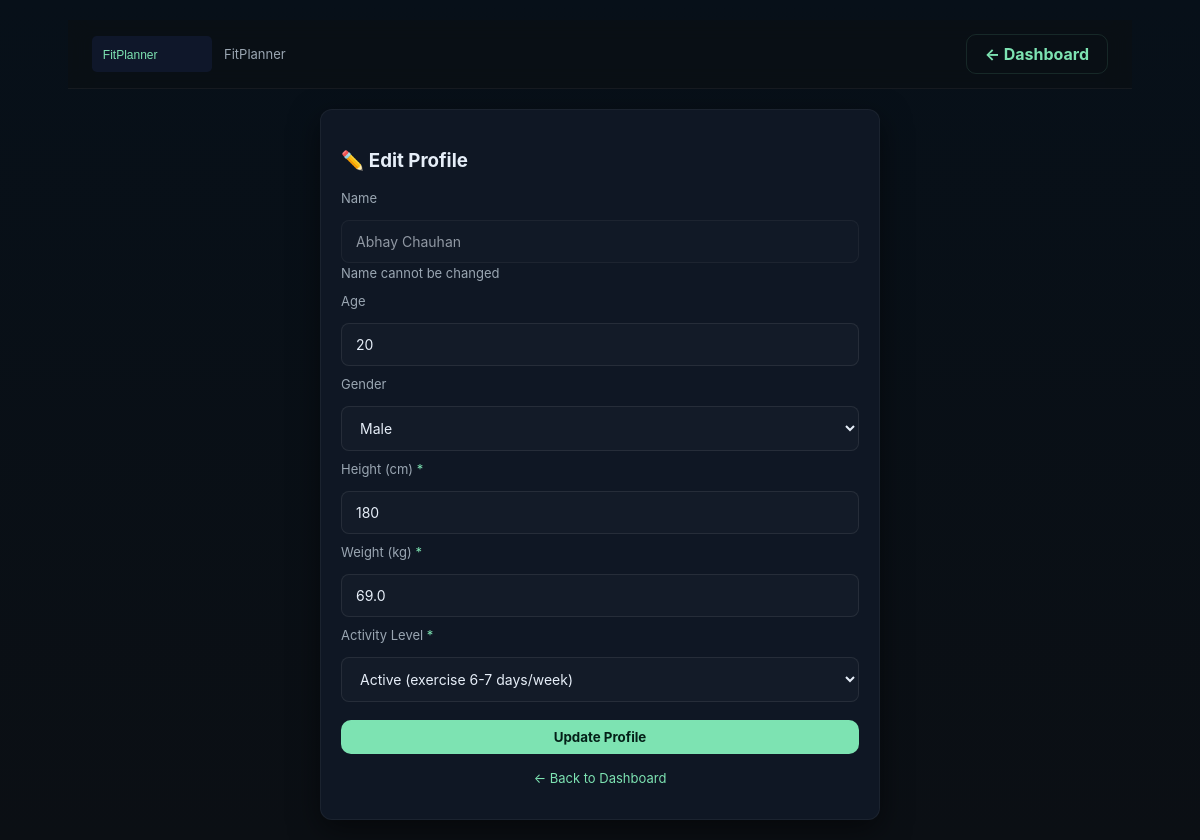
Screenshot of /edit_profile (signed in) with the database file from the repository.
### tables this page shows
CREATE TABLE users (
    id INTEGER PRIMARY KEY AUTOINCREMENT,
    name TEXT,
    email TEXT UNIQUE,
    password_hash TEXT,
    age INTEGER,
    gender TEXT,
    height_cm INTEGER,
    weight_kg REAL,
    activity_level TEXT,
    created_at DATETIME DEFAULT CURRENT_TIMESTAMP
);

### app.py (the view, shortened to what this page needs)
@app.route('/edit_profile', methods=['GET','POST'])
def edit_profile():
    if 'user_id' not in session: return redirect(url_for('login'))
    db = get_db(); uid = session['user_id']
    user = db.execute('SELECT * FROM users WHERE id = ?', (uid,)).fetchone()
    return render_template('edit_profile.html', user=user)

### app.py (called while the page is built)
def get_db():
    db = getattr(g, '_database', None)
    if db is None:
        db = g._database = sqlite3.connect(DB_PATH)
        db.row_factory = sqlite3.Row
    return db

@app.teardown_appcontext
def close_connection(exception):
    db = getattr(g, '_database', None)
    if db is not None:
        db.close()

### templates/edit_profile.html (shortened to what this page needs)
<!doctype html>
<html lang="en">
<head>
  <link rel="stylesheet" href="{{ url_for('static', filename='css/styles.css') }}">
</head>
<body class="container">
  <nav class="topbar">
    <div class="brand"><img src="{{ url_for('static', filename='img/logo.svg') }}" alt="logo"><div class="small">FitPlanner</div></div>
    <div class="nav-actions">
      <a class="btn outline" href="{{ url_for('dashboard') }}">← Dashboard</a>
    </div>
  </nav>
  <div style="max-width:560px;margin:20px auto">
    <div class="card form">
      <h3>✏️ Edit Profile</h3>
      <form method="post" class="form">
        <label class="small" style="display:block;margin-bottom:4px;color:var(--muted);">Name</label>
        <input type="text" value="{{ user['name'] }}" disabled style="opacity:0.6;cursor:not-allowed;">
        <p class="small" style="margin-top:-8px;margin-bottom:12px;color:var(--muted);">Name cannot be changed</p>
        <label class="small" style="display:block;margin-bottom:4px;color:var(--muted);">Age</label>
        <input name="age" type="number" min="1" max="120" placeholder="Enter your age" value="{{ user['age'] or '' }}">
        <label class="small" style="display:block;margin-bottom:4px;color:var(--muted);">Gender</label>
        <select name="gender">
          <option value="Male" {% if user['gender'] == 'Male' %}selected{% endif %}>Male</option>
        </select>
        <label class="small" style="display:block;margin-bottom:4px;color:var(--muted);">Height (cm) <span style="color:var(--accent);">*</span></label>
        <input name="height_cm" type="number" min="100" max="250" step="1" placeholder="e.g., 175" value="{{ user['height_cm'] or '' }}" required>
        <label class="small" style="display:block;margin-bottom:4px;color:var(--muted);">Weight (kg) <span style="color:var(--accent);">*</span></label>
        <input name="weight_kg" type="number" min="30" max="300" step="0.1" placeholder="e.g., 70.5" value="{{ user['weight_kg'] or '' }}" required>
        <label class="small" style="display:block;margin-bottom:4px;color:var(--muted);">Activity Level <span style="color:var(--accent);">*</span></label>
        <select name="activity_level" required>
          <option value="Active" {% if user['activity_level'] == 'Active' %}selected{% endif %}>Active (exercise 6-7 days/week)</option>
        </select>
        <button type="submit" class="btn" style="margin-top:8px;width:100%;">Update Profile</button>
      </form>
      <p class="small" style="margin-top:16px;text-align:center;"><a href="{{ url_for('dashboard') }}" style="color:var(--accent);">← Back to Dashboard</a></p>
    </div>
  </div>
</body>
</html>

### static/css/styles.css (style rules this page uses)
:root { --bg:#0b0f14; --card:#0f1724; --accent:#7DE3B2; --accent2:#FF7A59; --muted:#9AA6B2; --accent-hover:#5dd299; --accent2-hover:#e6684a; --transition: all 0.3s cubic-bezier(0.4, 0, 0.2, 1); --transition-fast: all 0.15s ease; }
* { box-sizing:border-box;font-family:Inter, system-ui, Arial, sans-serif }
body { margin:0; background:linear-gradient(180deg,#071019 0%, #0b0f14 100%); color:#e6eef8; animation: fadeIn 0.5s ease-in; min-height: 100vh; }
a { text-decoration:none;color:inherit;transition: var(--transition-fast); }
.topbar { display:flex; justify-content:space-between; align-items:center; padding:14px 24px; background:transparent; position: sticky; top: 0; z-index: 100; backdrop-filter: blur(10px); background: rgba(11, 15, 20, 0.8); border-bottom: 1px solid rgba(255, 255, 255, 0.05); animation: slideInUp 0.4s ease-out; }
.brand { display:flex;align-items:center;gap:12px;transition: var(--transition-fast); }
.brand img { height:36px;transition: var(--transition-fast); }
.nav-actions { display:flex;gap:10px;align-items:center; }
.btn { background:var(--accent); color:#042018; padding:9px 18px; border-radius:10px; border:none; font-weight:700; cursor:pointer; transition: var(--transition); position: relative; overflow: hidden; display: inline-flex; align-items: center; justify-content: center; gap: 6px; }
.btn::before { content: ''; position: absolute; top: 50%; left: 50%; width: 0; height: 0; border-radius: 50%; background: rgba(255, 255, 255, 0.2); transform: translate(-50%, -50%); transition: width 0.6s, height 0.6s; }
.btn.outline { background:transparent; border:1px solid rgba(125,227,178,0.12); color:var(--accent); }
.container { max-width:1100px; margin:20px auto; padding:0 18px; animation: slideInUp 0.5s ease-out; }
.card { background:var(--card); padding:20px; border-radius:12px; box-shadow:0 10px 30px rgba(0,0,0,0.5); transition: var(--transition); position: relative; overflow: hidden; border: 1px solid rgba(255, 255, 255, 0.05); animation: slideInUp 0.5s ease-out; }
.card::before { content: ''; position: absolute; top: 0; left: -100%; width: 100%; height: 100%; background: linear-gradient(90deg, transparent, rgba(125, 227, 178, 0.05), transparent); transition: left 0.5s; }
.form input, .form textarea, .form select { width:100%; padding:12px 14px; border-radius:8px; border:1px solid rgba(255,255,255,0.08); background:rgba(255, 255, 255, 0.02); color:inherit; margin:10px 0; transition: var(--transition); font-size: 14px; }
.form input::placeholder, .form textarea::placeholder { color: var(--muted); opacity: 0.6; }
.small { font-size:13px;color:var(--muted); }
html { scroll-behavior: smooth; }

### rows the page displays
users: name "Abhay Chauhan", age "20", gender "Male", height_cm "180", weight_kg "69.0", activity_level "Active (exercise 6-7 days/week)"
